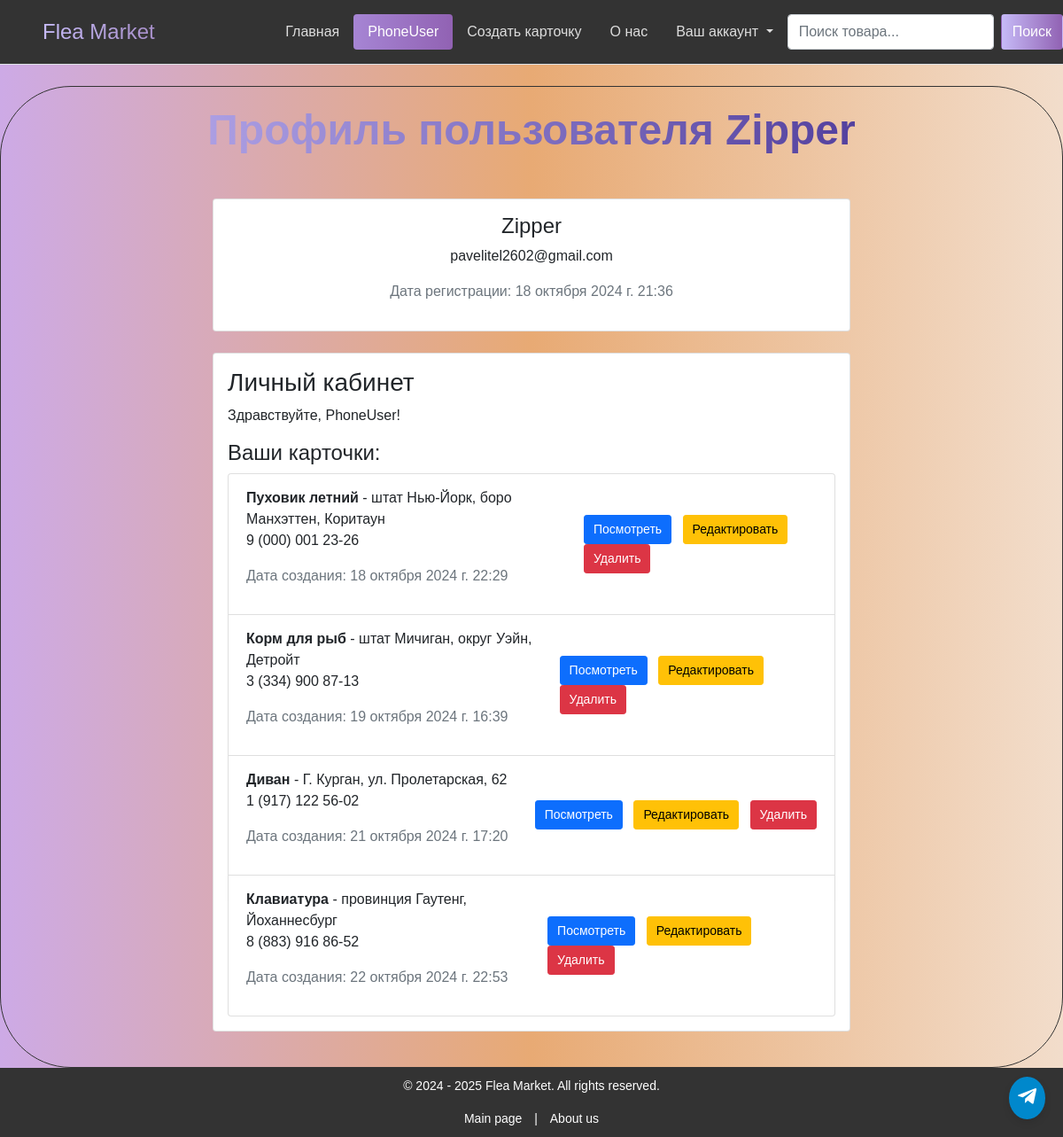
Screenshot of /profile/Zipper/ (signed in) with the database file from the repository.
### main/models.py (models this page shows, shortened)
class Thing(models.Model):
    choice = [
        ('Электроника', 'Электроника'),
        ('Одежда и обувь', 'Одежда и обувь'),
        ('Мебель', 'Мебель'),
        ('Книги и журналы', 'Книги и журналы'),
        ('Детские товары', 'Детские товары'),
        ("Домашний декор и аксессуары", "Домашний декор и аксессуары"),
        ("Спортивные товары", "Спортивные товары"),
        ("Инструменты и садовый инвентарь", "Инструменты и садовый инвентарь"),
        ("Кухонные принадлежности", "Кухонные принадлежности"),
        ("Хобби и развлечения", "Хобби и развлечения"),
        ("Товары для домашних животных", "Товары для домашних животных"),
        ("Автомобильные товары", "Автомобильные товары"),
    ]
    name = models.CharField(max_length=255)
    category = models.CharField(max_length=255, choices=choice)
    address = models.CharField(max_length=255)
    contact = models.CharField(max_length=50)
    created_at = models.DateTimeField(auto_now_add=True)  # Card creation date
    owner = models.ForeignKey(User, on_delete=models.CASCADE)  # Owner of the element (refers to the user)
    image = models.ImageField(upload_to='images/', blank=True, null=True)
    notes = models.CharField(max_length=255, blank=True)

### main/views.py (the view)
# urls.py: path('profile/<str:username>/', views.profile, name='profile'),
@login_required
def profile(request, username):
    user_products = Thing.objects.filter(owner=request.user)  # Получение всех товаров, созданных пользователем
    user = get_object_or_404(User, username=username)  # Получение пользователя по username
    return render(request, 'main/profile.html', {'user_profile': user, 'products': user_products})

### main/templates/main/profile.html (shortened to what this page needs)
{% extends 'main/base.html' %}
{% block active_home %}
<a href="{% url 'homepage' %}" class="nav-link" aria-current="page">Главная</a>
{% endblock %}
{% block active_about %}
<a href="{% url 'about-us' %}" class="nav-link">О нас</a>
{% endblock %}
{% block active_create %}
<a href="{% url 'create' %}" class="nav-link">Создать карточку</a>
{% endblock %}
{% block active_profile %}
<a href="{% if user.is_superuser %}admin/{% elif user.is_authenticated %} {% url 'profile' user.username %} {% endif %}" class="nav-link active">{{ user.username }}</a>
{% endblock %}
{% block profile %}
<h1 class="text-center">Профиль пользователя {{ user_profile.username }}</h1>
<div class="container mt-5">
  <div class="row">
    <div class="col-lg-8 mx-auto">
      <div class="card mb-4">
        <div class="card-body text-center">
          <h4 class="card-title">{{ user_profile.username }}</h4>
          <p class="card-text">{{ user_profile.email }}</p>
          <p class="text-muted">Дата регистрации: {{ user_profile.date_joined }}</p>
        </div>
      </div>
      <div class="card">
        <div class="card-body">
          <h3>Личный кабинет</h3>
          <p>Здравствуйте, {{ user.username }}!</p>
          <h4>Ваши карточки:</h4>
          <ul class="list-group">
            {% for product in products %}
              <li class="list-group-item d-flex justify-content-between align-items-center">
                <div>
                  <strong>{{ product.name }}</strong> - {{ product.address }}
                  <p>{{ product.contact }}</p>
                  <p class="text-muted">Дата создания: {{ product.created_at }}</p>
                </div>
                <div>
                  <a href="{% url 'product_detail' product.id %}" class="btn btn-primary btn-sm me-2">Посмотреть</a>
                  <a href="{% url 'edit_product' product.id %}" class="btn btn-warning btn-sm me-2">Редактировать</a>
                  <a href="{% url 'delete_product' product.id %}" class="btn btn-danger btn-sm">Удалить</a>
                </div>
              </li>
            {% empty %}
              <li class="list-group-item">
                У вас пока нет карточек. <a href="{% url 'create' %}" class="btn btn-primary btn-sm me-2">Имеете ненужную вещь? Создайте карточку прямо сейчас!</a>
              </li>
            {% endfor %}
          </ul>
        </div>
      </div>
    </div>
  </div>
</div>
{% endblock %}

### main/templates/main/base.html (style rules this page uses)
body { background: linear-gradient(to right, #cdaae6, #e8aa74, #f2ddcb); margin: 0; padding: 0; font-family: Arial, sans-serif; min-height: 100vh; }
html, body { height: 100%; margin: 0; }
.nav-link { background: linear-gradient(to right, #fff, #fff); -webkit-background-clip: text; background-clip: text; color: #ddd; }
.nav-link.active { background: linear-gradient(to right, #a685d4, #9162b3); color: #fff; }

### main/templates/main/profile.html (style rules this page uses)
.card { margin-bottom: 20px; }
.list-group-item { padding: 15px 20px; }
.btn-sm { padding: 5px 10px; font-size: 0.875rem; }
h1 { font-size: 48px; font-weight: bold; background: linear-gradient(to right, #c6baf7, #39258a); -webkit-background-clip: text; background-clip: text; color: transparent; }

### rows the page displays
Thing: name "Пуховик летний", address "штат Нью-Йорк, боро Манхэттен, Коритаун", contact "9 (000) 001 23-26", created_at "18 октября 2024 г. 22:29"
Thing: name "Корм для рыб", address "штат Мичиган, округ Уэйн, Детройт", contact "3 (334) 900 87-13", created_at "19 октября 2024 г. 16:39"
Thing: name "Диван", address "Г. Курган, ул. Пролетарская, 62", contact "1 (917) 122 56-02", created_at "21 октября 2024 г. 17:20"
Thing: name "Клавиатура", address "провинция Гаутенг, Йоханнесбург", contact "8 (883) 916 86-52", created_at "22 октября 2024 г. 22:53"

### other values shown
{{ user.username }} "PhoneUser"
{{ user_profile.username }} "Zipper"
{{ user_profile.email }} "pavelitel2602@gmail.com"
{{ user_profile.date_joined }} "18 октября 2024 г. 21:36"
